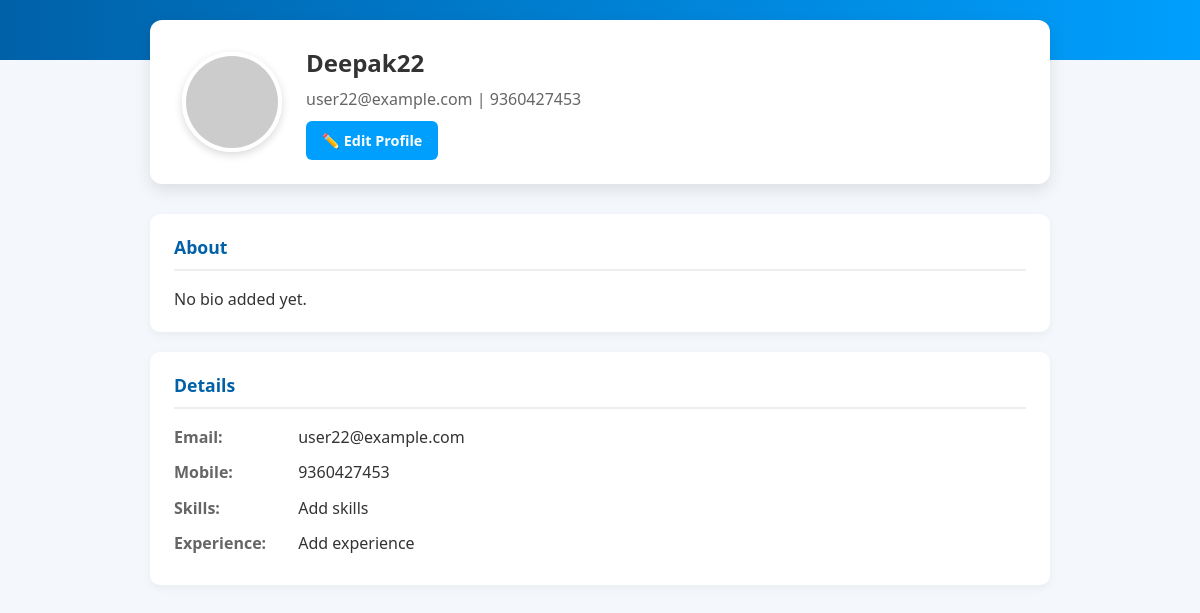
/profile (signed in), run on the app's committed database.
### tables this page shows
CREATE TABLE user(id  INTEGER PRIMARY KEY AUTOINCREMENT,name TEXT NOT NULL, mobile TEXT NOT NULL,email TEXT UNIQUE NOT NULL, password TEXT NOT NULL DEFAULT ' ');

### app.py (the view)
@app.route('/profile')
def profile():
    if 'user_id' not in session:
        return redirect('/login')
    id= session['user_id']
    conn=get_connection()
    conn.row_factory=sqlite3.Row
    cur=conn.cursor()
    cur.execute("SELECT * FROM user WHERE id=?",(id,))
    user=cur.fetchone()
    conn.close()
    return render_template('profile.html',user=user)

### database.py (called while the page is built)
def get_connection():
    conn=sqlite3.connect(db_name)
    return conn

### templates/profile.html (shortened to what this page needs)
<!DOCTYPE html>
<html lang="en">
<head>
</head>
<body>
  <div class="profile-card">
    <img src="https://via.placeholder.com/100" alt="Profile Picture" class="avatar">
    <div class="info">
      <h2>{{ user['name'] }}</h2>
      <p>{{ user['email'] }} | {{ user['mobile'] }}</p>
      <a href="/edit-profile" class="btn">✏️ Edit Profile</a>
    </div>
  </div>
  <div class="section">
    <h3>About</h3>
    <p>{{ user['bio'] or "No bio added yet." }}</p>
  </div>
  <div class="section">
    <h3>Details</h3>
    <div class="detail"><span>Email:</span> {{ user['email'] }}</div>
    <div class="detail"><span>Mobile:</span> {{ user['mobile'] }}</div>
    <div class="detail"><span>Skills:</span> {{ user['skills'] or "Add skills" }}</div>
    <div class="detail"><span>Experience:</span> {{ user['experience'] or "Add experience" }}</div>
  </div>
</body>
</html>

### templates/profile.html (style rules this page uses)
:root { --primary: #0061a8; --secondary: #009ffd; --light-bg: #f4f7fc; --dark-text: #333; --light-text: #666; }
* { margin: 0; padding: 0; box-sizing: border-box; font-family: 'Segoe UI', Tahoma, sans-serif; }
body { background: var(--light-bg); color: var(--dark-text); line-height: 1.6; }
.profile-card { max-width: 900px; margin: -40px auto 30px auto; background: #fff; border-radius: 12px; box-shadow: 0 6px 16px rgba(0,0,0,0.1); padding: 1.5rem 2rem; display: flex; align-items: center; gap: 1.5rem; }
.avatar { width: 100px; height: 100px; border-radius: 50%; object-fit: cover; border: 4px solid #fff; box-shadow: 0 3px 8px rgba(0,0,0,0.15); }
.info { flex: 1; }
.info h2 { font-size: 1.5rem; margin-bottom: 0.3rem; color: var(--dark-text); }
.info p { color: var(--light-text); margin-bottom: 0.5rem; }
.btn { display: inline-block; padding: 0.5rem 1rem; background: var(--secondary); color: #fff; border-radius: 6px; text-decoration: none; font-weight: 600; font-size: 0.9rem; transition: 0.3s; }
.section { max-width: 900px; margin: 20px auto; background: #fff; border-radius: 10px; box-shadow: 0 3px 10px rgba(0,0,0,0.05); padding: 1.2rem 1.5rem; }
.section h3 { margin-bottom: 1rem; color: var(--primary); border-bottom: 2px solid #eee; padding-bottom: 0.5rem; font-size: 1.1rem; }
.detail { margin-bottom: 0.6rem; }
.detail span { font-weight: bold; display: inline-block; width: 120px; color: var(--light-text); }

### data on the page
user: name "Deepak22", email "user22@example.com", mobile "9360427453"

### other printed values
{{ user['bio'] or "No bio added yet." }} "No bio added yet."
{{ user['skills'] or "Add skills" }} "Add skills"
{{ user['experience'] or "Add experience" }} "Add experience"
